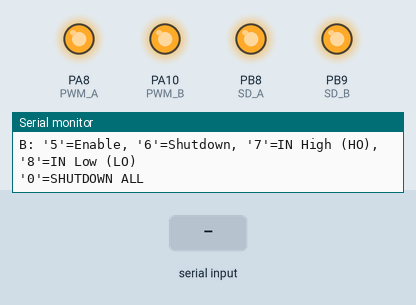
A sketch run on a simulated STM32 Blue Pill. Parts: output pins drawn as LEDs (lit = HIGH), the last lines printed to the serial monitor. The test bench sets the inputs (shaded band).

Above: at 1.2 s.
1.3 s: "1" received over Serial
At 2.4 s:
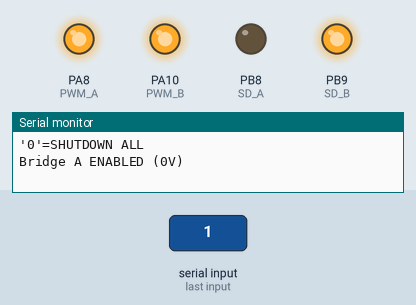
2.8 s: "3" received over Serial
At 3.6 s:
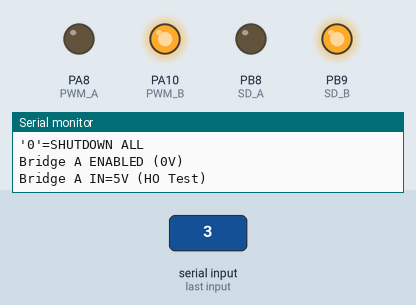
4.3 s: "2" received over Serial
At 4.7 s:
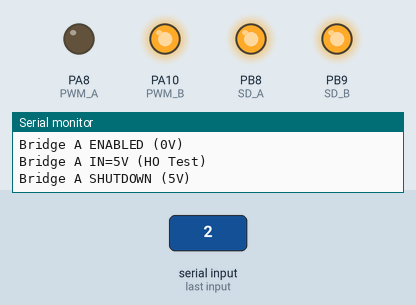
5.8 s: "5" received over Serial
At 7.0 s:
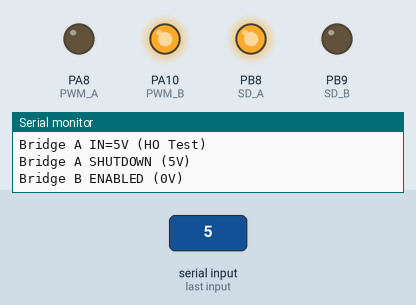
7.3 s: "4" received over Serial
At 8.2 s:
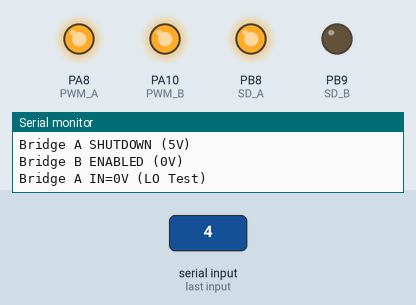
8.8 s: "7" received over Serial
At 9.4 s:
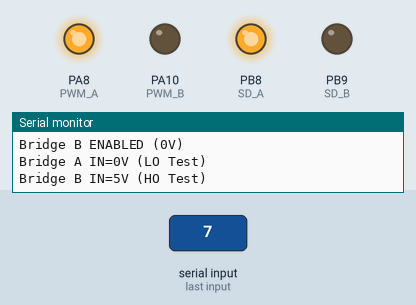
Timing chart, 0 to 11.3 s (numbered marks = the images above; inputs shaded):
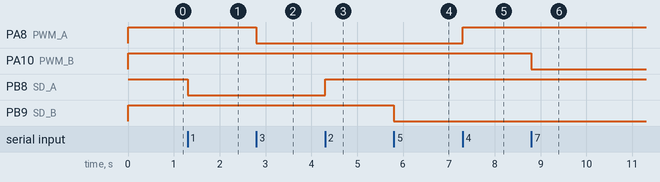

Measured:
- after the input at 1.3 s, PB8 (SD_A): HIGH → LOW at once
- after the input at 2.8 s, PA8 (PWM_A): HIGH → LOW at once
- after the input at 4.3 s, PB8 (SD_A): LOW → HIGH at once
- after the input at 5.8 s, PB9 (SD_B): HIGH → LOW at once
- after the input at 7.3 s, PA8 (PWM_A): LOW → HIGH at once
- after the input at 8.8 s, PA10 (PWM_B): HIGH → LOW at once

The sketch:

test4_ir2104_lo.ino
```cpp
const int PWM_A = PA8;
const int PWM_B = PA10;
const int SD_A = PB8;
const int SD_B = PB9;

void setup() {
  Serial.begin(115200);
  pinMode(PWM_A, OUTPUT);
  pinMode(PWM_B, OUTPUT);
  pinMode(SD_A, OUTPUT);
  pinMode(SD_B, OUTPUT);

  // START STATE: Shutdown Both (5V) and PWM High (IN = 0V)
  digitalWrite(SD_A, HIGH);
  digitalWrite(SD_B, HIGH);
  digitalWrite(PWM_A, HIGH);
  digitalWrite(PWM_B, HIGH);

  Serial.println("--- Inverted Logic Dual Bridge Diagnostic ---");
  Serial.println("A: '1'=Enable, '2'=Shutdown, '3'=IN High (HO), '4'=IN Low (LO)");
  Serial.println("B: '5'=Enable, '6'=Shutdown, '7'=IN High (HO), '8'=IN Low (LO)");
  Serial.println("'0'=SHUTDOWN ALL");
}

void loop() {
  if (Serial.available() > 0) {
    char cmd = Serial.read();

    // --- BRIDGE A ---
    if (cmd == '1') { digitalWrite(SD_A, LOW);  Serial.println("Bridge A ENABLED (0V)"); }
    else if (cmd == '2') { digitalWrite(SD_A, HIGH); Serial.println("Bridge A SHUTDOWN (5V)"); }
    else if (cmd == '3') { digitalWrite(PWM_A, LOW);  Serial.println("Bridge A IN=5V (HO Test)"); }
    else if (cmd == '4') { digitalWrite(PWM_A, HIGH); Serial.println("Bridge A IN=0V (LO Test)"); }

    // --- BRIDGE B ---
    else if (cmd == '5') { digitalWrite(SD_B, LOW);  Serial.println("Bridge B ENABLED (0V)"); }
    else if (cmd == '6') { digitalWrite(SD_B, HIGH); Serial.println("Bridge B SHUTDOWN (5V)"); }
    else if (cmd == '7') { digitalWrite(PWM_B, LOW);  Serial.println("Bridge B IN=5V (HO Test)"); }
    else if (cmd == '8') { digitalWrite(PWM_B, HIGH); Serial.println("Bridge B IN=0V (LO Test)"); }

    // --- EMERGENCY STOP ---
    else if (cmd == '0') {
      digitalWrite(SD_A, HIGH);
      digitalWrite(SD_B, HIGH);
      Serial.println("ALL SHUTDOWN");
    }
  }
}
```
